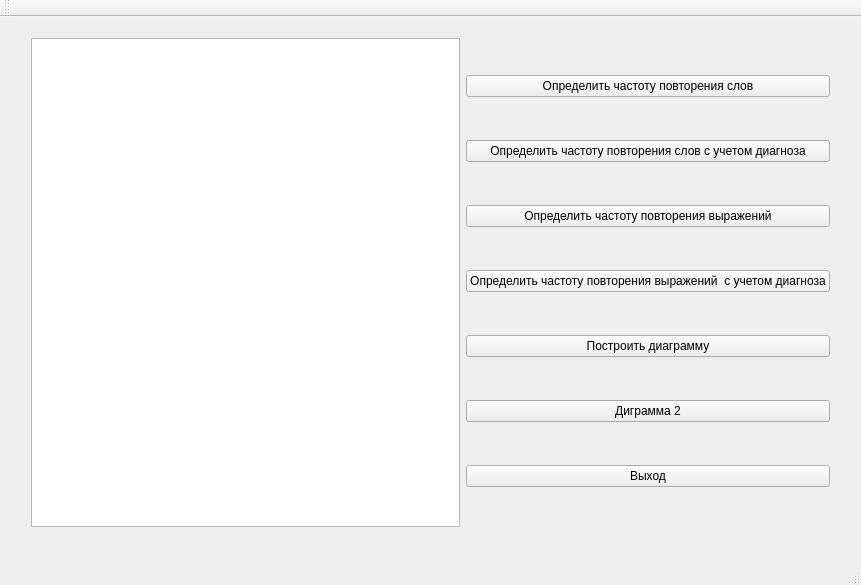
<?xml version="1.0" encoding="UTF-8"?>
<ui version="4.0">
 <class>MainWindow</class>
 <widget class="QMainWindow" name="MainWindow">
  <property name="geometry">
   <rect>
    <x>0</x>
    <y>0</y>
    <width>861</width>
    <height>585</height>
   </rect>
  </property>
  <property name="windowTitle">
   <string>MainWindow</string>
  </property>
  <widget class="QWidget" name="centralWidget">
   <widget class="QWidget" name="layoutWidget">
    <property name="geometry">
     <rect>
      <x>20</x>
      <y>10</y>
      <width>821</width>
      <height>511</height>
     </rect>
    </property>
    <layout class="QHBoxLayout" name="horizontalLayout">
     <item>
      <widget class="QTableWidget" name="tableWidget"/>
     </item>
     <item>
      <layout class="QVBoxLayout" name="verticalLayout">
       <item>
        <widget class="QPushButton" name="btnFillWords">
         <property name="text">
          <string>Определить частоту повторения слов</string>
         </property>
        </widget>
       </item>
       <item>
        <widget class="QPushButton" name="btnFillWords_ds">
         <property name="text">
          <string>Определить частоту повторения слов c учетом диагноза</string>
         </property>
        </widget>
       </item>
       <item>
        <widget class="QPushButton" name="btnFillChains">
         <property name="text">
          <string>Определить частоту повторения выражений</string>
         </property>
        </widget>
       </item>
       <item>
        <widget class="QPushButton" name="btnFillChains_ds">
         <property name="text">
          <string>Определить частоту повторения выражений  c учетом диагноза</string>
         </property>
        </widget>
       </item>
       <item>
        <widget class="QPushButton" name="btnWidgetShow">
         <property name="text">
          <string>Построить диаграмму</string>
         </property>
        </widget>
       </item>
       <item>
        <widget class="QPushButton" name="btnDiagram">
         <property name="text">
          <string>Диграмма 2</string>
         </property>
        </widget>
       </item>
       <item>
        <widget class="QPushButton" name="btnExit">
         <property name="text">
          <string>Выход</string>
         </property>
        </widget>
       </item>
      </layout>
     </item>
    </layout>
   </widget>
  </widget>
  <widget class="QMenuBar" name="menuBar">
   <property name="geometry">
    <rect>
     <x>0</x>
     <y>0</y>
     <width>861</width>
     <height>21</height>
    </rect>
   </property>
  </widget>
  <widget class="QToolBar" name="mainToolBar">
   <attribute name="toolBarArea">
    <enum>TopToolBarArea</enum>
   </attribute>
   <attribute name="toolBarBreak">
    <bool>false</bool>
   </attribute>
  </widget>
  <widget class="QStatusBar" name="statusBar"/>
 </widget>
 <layoutdefault spacing="6" margin="11"/>
 <resources/>
 <connections/>
</ui>
